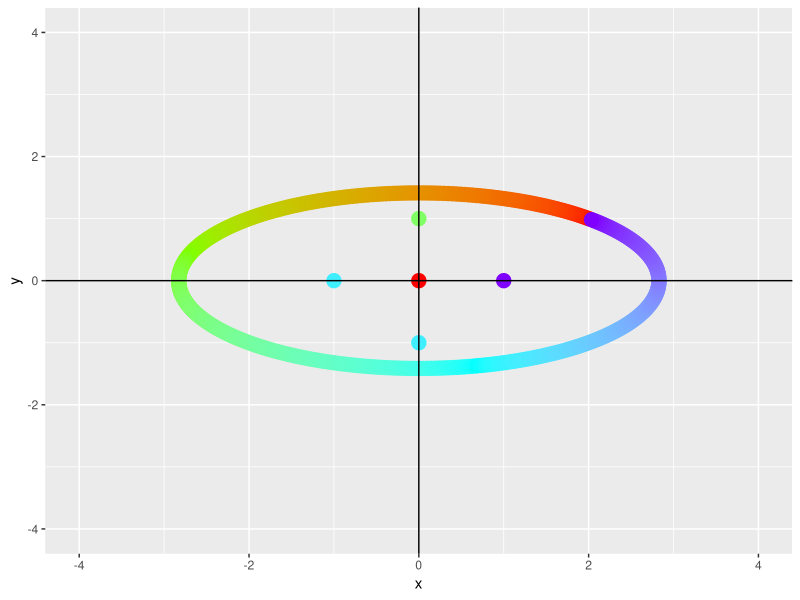
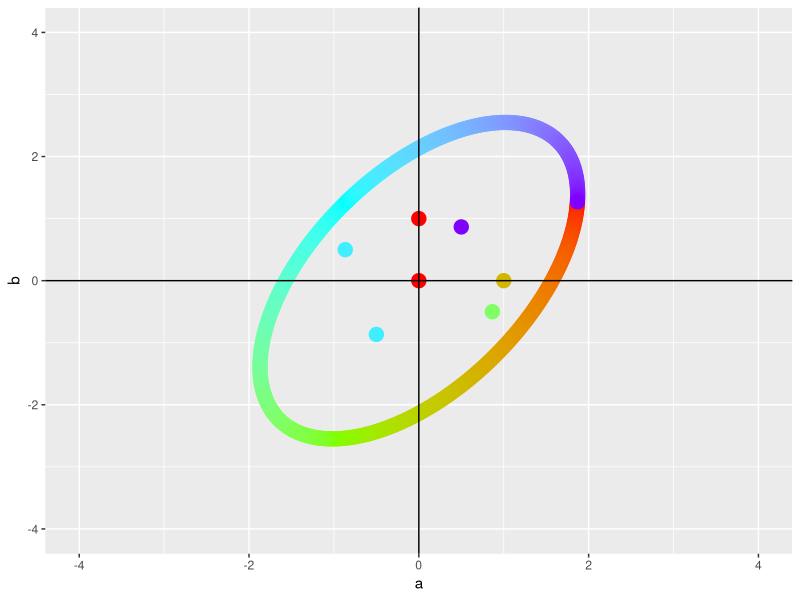
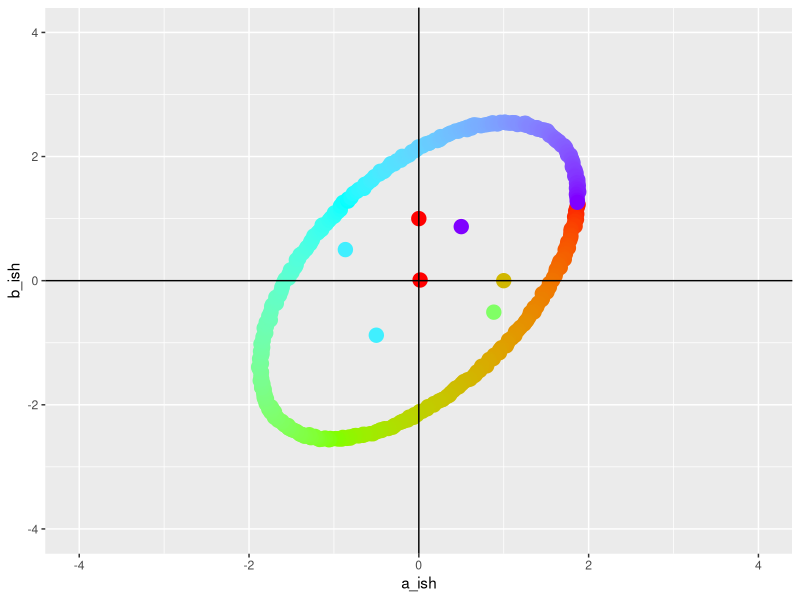
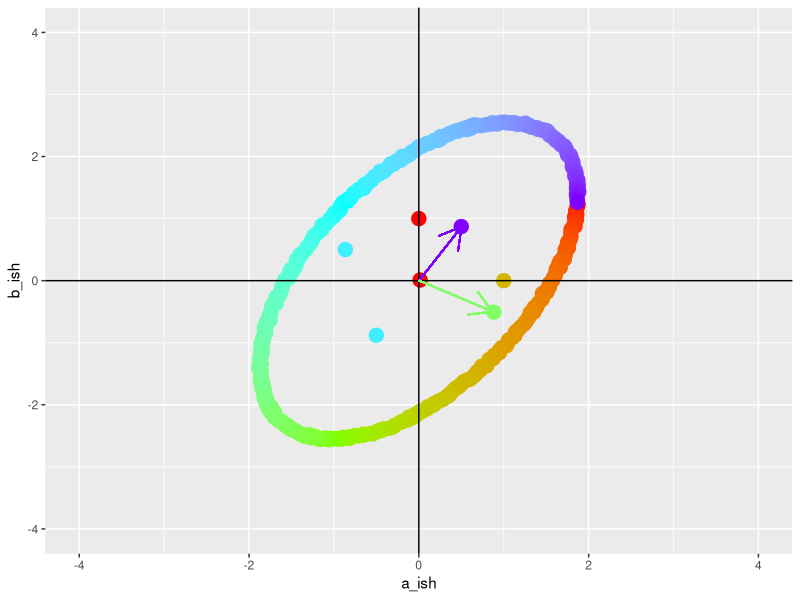
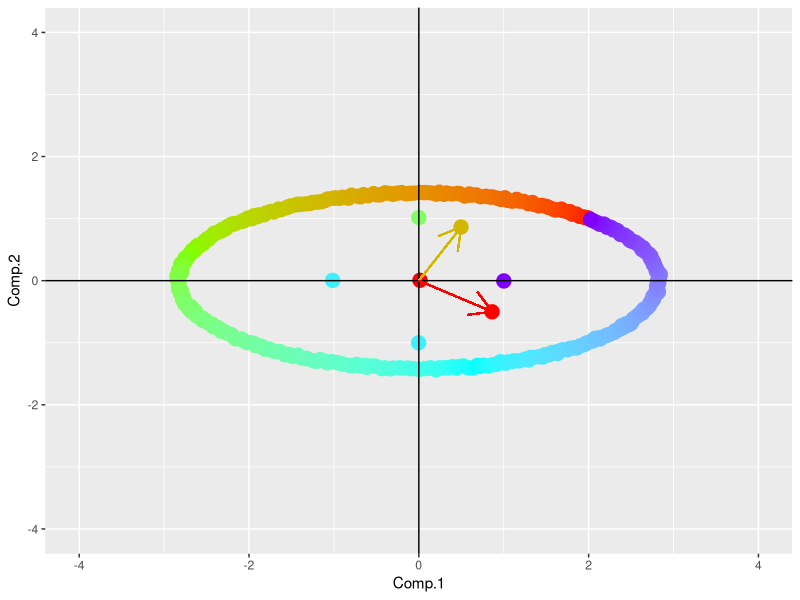

Write the R code that produced these figures, in order.
#PCA Geometry demonstration
rm(list = ls())
gc()
library(ggplot2)
library(grid)

colrsO = c(1:360,1,150,360,250,250)
colrs = c(colrsO,1,70) 

#Step 1: build an ellipse
angles = (0:359)
angles = pi*angles/180
x.coords = c(2*(cos(angles) - sin(angles)),0,0,1,-1,0)
y.coords = c(cos(angles) + sin(angles), 0,1,0,0,-1)
original = data.frame( x = x.coords, y = y.coords)
origPlot = ggplot(data = original, aes(x, y)) +  
  geom_point(aes(colour = colrsO, size = 5)) + 
  scale_x_continuous(limits = c(-4,4)) + scale_y_continuous(limits = c(-4,4)) +
  geom_vline(xintercept = 0) + geom_hline(yintercept = 0) + theme(legend.position="none") +
  scale_colour_gradientn(colours=rainbow(4))
origPlot



#Step 2: rotate the ellipse so that the axes are no longer the best basis
rotator = matrix(data = c(sin(pi/6),cos(pi/6),cos(pi/6),-sin(pi/6)), nrow = 2)
#determinant(rotator, logarithm = F)
transformed = as.data.frame(as.matrix(original) %*% rotator)
transformed[366,] = c(0,1) #add in y-axis unit point
transformed[367,] = c(1,0) #add in x-axis unit point
colnames(transformed) = c("a","b") #name the new axes
transPlot = ggplot(data = transformed, aes(a, b)) +  geom_point(aes(colour = colrs, size = 5)) + 
  theme(legend.position="none") + 
  scale_x_continuous(limits = c(-4,4)) + scale_y_continuous(limits = c(-4,4)) +
  geom_vline(xintercept = 0) + geom_hline(yintercept = 0) + scale_colour_gradientn(colours=rainbow(4))
transPlot


#Step 3: add a little noise to the plot so PCA has something to do
dataformed = transformed + data.frame(a = runif(nrow(transformed),-.02,.02), b = runif(nrow(transformed),-.02,.02))
colnames(dataformed) = c("a_ish", "b_ish")
dataformed[366,] = c(0,1)
dataformed[367,] = c(1,0)
dataPlot = ggplot(data = dataformed, aes(a_ish, b_ish)) + 
  geom_point(aes(colour = colrs, size = 5)) + 
  scale_x_continuous(limits = c(-4,4)) + scale_y_continuous(limits = c(-4,4)) +
  geom_vline(xintercept = 0) + geom_hline(yintercept = 0) + theme(legend.position="none") +
  scale_colour_gradientn(colours=rainbow(4))
dataPlot


#Step 4: run PCA and plot the new basis vectors against the dataformed
#The new basis vectors (in the old space) are the columns of the loadings matrix
pcaOutput = princomp(dataformed, scores = T)
pcaMatrix = as.data.frame(pcaOutput$loadings[,])
center = c(mean(dataformed$a_ish), mean(dataformed$b_ish))
pcaPlot = dataPlot + theme(legend.position="none") +
  geom_segment(
    aes(
      x = center[1], 
      y = center[2], 
      xend = center[1] + pcaMatrix[1,1], 
      yend = center[2] + pcaMatrix[2,1],
      colour = 360), 
    arrow = arrow()) +
  geom_segment(
    aes(
      x = center[1], 
      y = center[2], 
      xend = center[1] + pcaMatrix[1,2], 
      yend = center[2] + pcaMatrix[2,2],
      colour = 150), 
    arrow = arrow())
pcaPlot
#Note that the new basis vectors terminate at unit points from the original ellipse



#Step 5: grab the "scores" from PCA and plot them
#This is the data reorganized into the new space
#Also provide the old basis vectors (rows of the loadings matrix)
newDim = as.data.frame(pcaOutput$scores)
newDimPlot = ggplot(data = newDim, aes(Comp.1, Comp.2)) + 
  geom_point(aes(colour = colrs, size = 5)) + 
  scale_x_continuous(limits = c(-4,4)) + scale_y_continuous(limits = c(-4,4)) +
  geom_vline(xintercept = 0) + geom_hline(yintercept = 0) + theme(legend.position="none") +
  scale_colour_gradientn(colours=rainbow(4)) +
  geom_segment(
    aes(
      x = 0, 
      y = 0, 
      xend = pcaMatrix[1,1], 
      yend = pcaMatrix[1,2],
      colour = 70), 
    arrow = arrow()) +
  geom_segment(
    aes(
      x = 0, 
      y = 0, 
      xend = pcaMatrix[2,1], 
      yend = pcaMatrix[2,2],
      colour = 1), 
    arrow = arrow())
newDimPlot
#Note that the new basis vectors terminate at unit points from the dataformed ellipse

